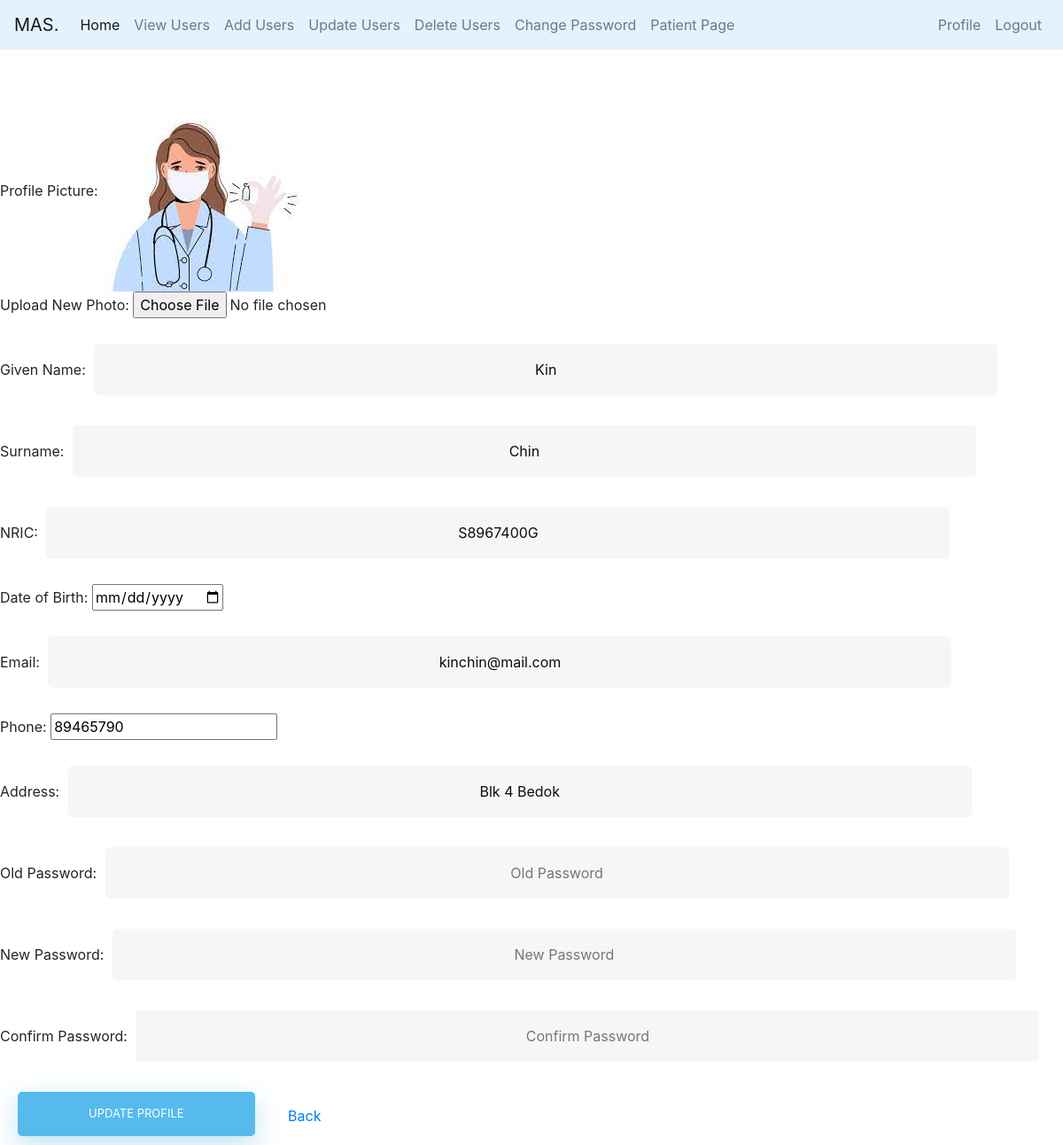
The page /Admin/updateNurseProfile.php?ID=1 on the database its author committed.
### tables this page shows
CREATE TABLE IF NOT EXISTS `nurse` (
  `id` int(100) NOT NULL AUTO_INCREMENT,
  `name` varchar(100) NOT NULL,
  `surname` varchar(30) NOT NULL,
  `nric` varchar(9) NOT NULL,
  `dob` varchar(30) NOT NULL,
  `age` varchar(3) NOT NULL,
  `email` varchar(30) NOT NULL,
  `phone` varchar(8) NOT NULL,
  `address` varchar(50) NOT NULL,
  `bloodgroup` varchar(10) NOT NULL,
  `gender` enum('MALE','FEMALE') NOT NULL,
  `username` varchar(30) NOT NULL,
  `acctype` enum('NURSE') NOT NULL,
  `password` varchar(100) NOT NULL,
  `image` varchar(100) NOT NULL,
  PRIMARY KEY (`id`)
);

### Admin/updateNurseProfile.php (the view, shortened to what this page needs)
<?php
$conn = mysqli_connect("127.0.0.1", "root", "", "masdatabase");
$NurseID = $_GET["ID"];
?>
<!DOCTYPE html>
<html lang="en">
<head>
	<link rel="stylesheet" href="CSS/addUser.css">
	<link href="//maxcdn.bootstrapcdn.com/bootstrap/4.0.0/css/bootstrap.min.css" rel="stylesheet" id="bootstrap-css">
</head>
<body>
<?php include '../header.php'; ?>
<div class="update-profile">
   <?php
      $select = mysqli_query($conn, "SELECT * FROM `nurse` WHERE id = '$NurseID'") or die('query failed');
      if(mysqli_num_rows($select) > 0){
         $fetch = mysqli_fetch_assoc($select);
      }
   ?>
   <br></br>
   <form action="" method="post" enctype="multipart/form-data">
      <span>Profile Picture:</span>
      <?php
         if($fetch['image'] == ''){
            echo '<img src="images/default-avatar.png">';
         }else{
            echo '<img src="uploaded_img/'.$fetch['image'].'">';
         }
      ?>
      <div class="flex">
         <div class="inputBox">
            <span>Upload New Photo:</span>
            <input type="file" name="update_image" accept="image/jpg, image/jpeg, image/png" class="box">
			<br></br>
            <span>Given Name:</span>
            <input type="text" name="update_name" value="<?php echo $fetch['name']; ?>" class="box">
			<br></br>
            <span>Surname:</span>
            <input type="text" name="update_surname" value="<?php echo $fetch['surname']; ?>" class="box">
			<br></br>
            <span>NRIC:</span>
            <input type="text" name="update_nric" value="<?php echo $fetch['nric']; ?>" class="box">
			<br></br>
            <span>Date of Birth:</span>
            <input type="date" name="update_dob" value="<?php echo $fetch['dob']; ?>" class="box">
			<br></br>
            <span>Email:</span>
            <input type="email" name="update_email" value="<?php echo $fetch['email']; ?>" class="box">
			<br></br>
            <span>Phone:</span>
            <input type="number" name="update_phone" value="<?php echo $fetch['phone']; ?>" class="box">
			<br></br>
            <span>Address:</span>
            <input type="text" name="update_address" value="<?php echo $fetch['address']; ?>" class="box">
			<br></br>
         </div>
         <div class="inputBox">
            <span>Old Password:</span>
            <input type="password" name="update_password" placeholder="Old Password" class="box" minlength="8">
			<br></br>
            <span>New Password:</span>
            <input type="password" name="new_password" placeholder="New Password" class="box" minlength="8">
			<br></br>
            <span>Confirm Password:</span>
            <input type="password" name="confirm_password" placeholder="Confirm Password" class="box" minlength="8">
			<br></br>
         </div>
      </div>
      <input type="submit" value="update profile" name="update_nurse" class="btn">
      <a href="viewNurse.php" class="btn">Back</a>
   </form>
</div>
</body>
</html>

### Admin/CSS/addUser.css (style rules this page uses)
html { background-color: white; }
body { font-family: "Poppins", sans-serif; height: 100vh; }
a { color: #92badd; display:inline-block; text-decoration: none; font-weight: 400; }
input[type=button], input[type=submit], input[type=reset] { background-color: #56baed; border: none; color: white; padding: 15px 80px; text-align: center; text-decoration: none; display: inline-block; text-transform: uppercase; font-size: 13px; -webkit-box-shadow: 0 10px 30px 0 rgba(95,186,233,0.4); box-shadow: 0 10px 30px 0 rgba(95,186,233,0.4); -webkit-border-radius: 5px 5px 5px 5px; border-radius: 5px 5px 5px 5px; margin: 5px 20px 10px 20px; -webkit-transition: all 0.3s ease-in-out; -moz-transition: all 0.3s ease-in-out; -ms-transition: all 0.3s ease-in-out; -o-transition: all 0.3s ease-in-out; transition: all 0.3s ease-in-out; }
input[type=text], input[type=email], input[type=password], select { background-color: #f6f6f6; border: none; color: #0d0d0d; padding: 15px 32px; text-align: center; text-decoration: none; display: inline-block; font-size: 16px; margin: 5px; width: 85%; border: 2px solid #f6f6f6; -webkit-transition: all 0.5s ease-in-out; -moz-transition: all 0.5s ease-in-out; -ms-transition: all 0.5s ease-in-out; -o-transition: all 0.5s ease-in-out; transition: all 0.5s ease-in-out; -webkit-border-radius: 5px 5px 5px 5px; border-radius: 5px 5px 5px 5px; }
input[type=text]:placeholder, input[type=email]:placeholder, input[type=password]:placeholder { color: #cccccc; }

### rows shown on the page
nurse: image (picture), update_name "Kin", update_surname "Chin", update_nric "S8967400G", update_email "kinchin@mail.com", update_phone "89465790", update_address "Blk 4 Bedok"
